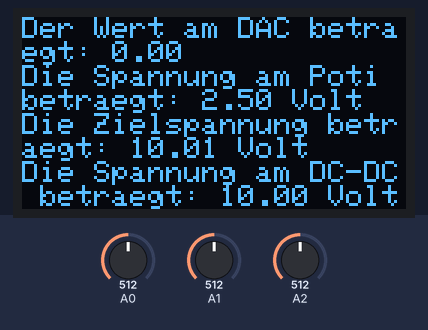
The sketch below on a simulated Arduino Uno, built with avr-gcc and run on an emulated ATmega328P. Parts: 128×64 one-colour display. The inputs (shaded band) are chosen by the test bench; at power-on: A2 = 512, A1 = 512, A0 = 512.

Above: at 1.2 s.
1.3 s: A2 set to 716
At 1.43 s:
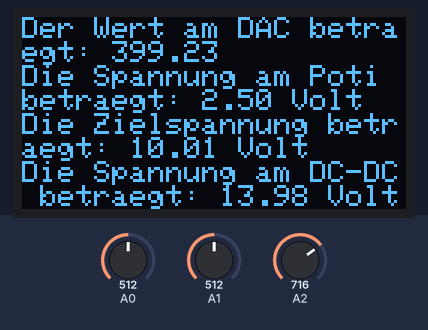
2.8 s: A1 set to 716
At 3.1 s:
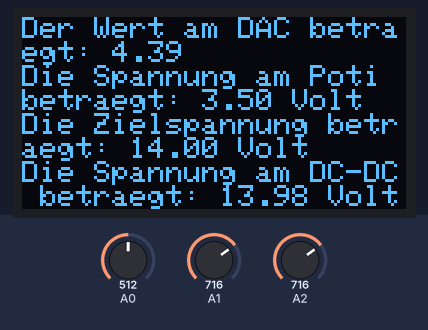
4.3 s: A1 set to 900
At 5.0 s:
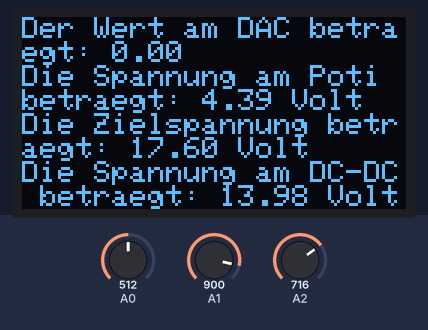
5.9 s: A2 set to 900
At 6.8 s:
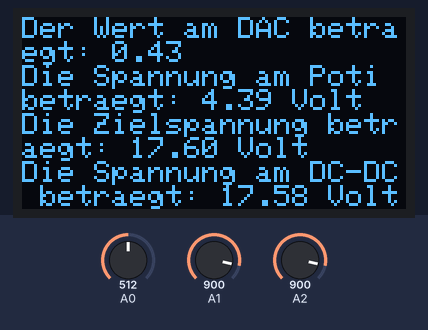
7.4 s: A1 set to 1023
At 8.7 s:
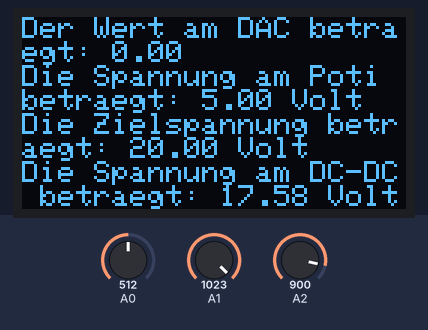
9.0 s: A2 set to 1023
At 10.5 s:
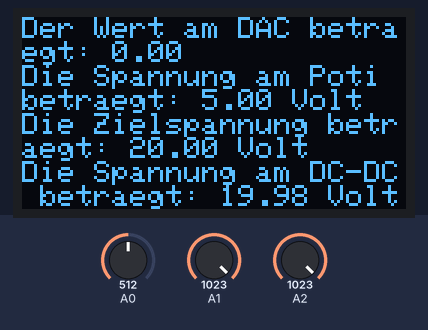
Timing chart, 0 to 11.5 s (numbered marks = the images above; inputs shaded):
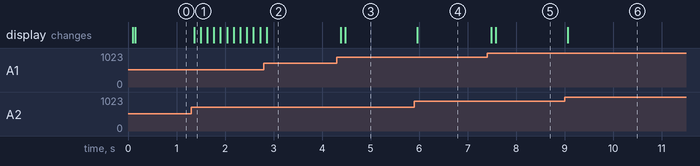

The sketch:

OLED_Display.ino
```cpp
#include <SPI.h>
#include <Wire.h>
#include <Adafruit_GFX.h>
#include <Adafruit_SSD1306.h>
#include <Adafruit_MCP4725.h>

#include <PID_v1.h>

Adafruit_MCP4725 MCP4725;

// Set this value to 9, 8, 7, 6 or 5 to adjust the resolution
#define DAC_RESOLUTION    (12)

#define SCREEN_WIDTH 128 // OLED display width, in pixels
#define SCREEN_HEIGHT 64 // OLED display height, in pixels

// Declaration for an SSD1306 display connected to I2C (SDA, SCL pins)
#define OLED_RESET     4 // Reset pin # (or -1 if sharing Arduino reset pin)
Adafruit_SSD1306 display(SCREEN_WIDTH, SCREEN_HEIGHT, &Wire, OLED_RESET);

double analogVoltageA0 = 0; //DAC
double analogVoltageA1 = 0; //Poti
double analogVoltageA2 = 0; //DC-DC Wandler
double analogVoltageA3 = 0; //
double Ziel_Spannung = 0;
double Spannung_Poti;
double Spannung_Referenz;
double Spannung_DCDC;
double Ziel_Spannung_DAC;
double Spannung_DCDC_Feedback;

double Kp = 100 , Ki = 1 , Kd = 0; //2/0.5/2
PID myPID(&Spannung_DCDC_Feedback, &Ziel_Spannung_DAC, &Spannung_Referenz, Kp, Ki, Kd, REVERSE);

void setup() {
  Wire.begin();
  // put your setup code here, to run once:
  // SSD1306_SWITCHCAPVCC = generate display voltage from 3.3V internally
  if (!display.begin(SSD1306_SWITCHCAPVCC, 0x3C)) { // Address 0x3C for 128x32
    Serial.println(F("SSD1306 allocation failed"));
    for (;;); // Don't proceed, loop forever
  }
  // Clear the buffer
  display.clearDisplay();
  display.display();

  MCP4725.begin(0x60);
  myPID.SetOutputLimits(0, 4095);
  myPID.SetMode(AUTOMATIC);

}

void loop() {
  // put your main code here, to run repeatedly:
  Display();
  display.display();
  DAC();

}

void DAC () {
  Spannung_Poti = analogRead(A1);
  Spannung_Referenz = Spannung_Poti * 20 / 1023;
  Spannung_DCDC = analogRead(A2);
  Spannung_DCDC_Feedback = Spannung_DCDC * 20 / 1023;
  /*if (Spannung_DCDC_Feedback < Spannung_Referenz && Ziel_Spannung_DAC > 0) {
    Ziel_Spannung_DAC = Ziel_Spannung_DAC - 1;
    }
    else if (Spannung_DCDC_Feedback > Spannung_Referenz && Ziel_Spannung_DAC < 4095) {
    Ziel_Spannung_DAC++;
    }
  */
  myPID.Compute();
  MCP4725.setVoltage(Ziel_Spannung_DAC, 0);
}


void Display() {
  display.clearDisplay();
  analogVoltageA0 = analogRead(A0);
  analogVoltageA0 = analogVoltageA0 / 204.8;
  analogVoltageA1 = analogRead(A1);
  analogVoltageA1 = analogVoltageA1 / 204.8;
  analogVoltageA2 = analogRead(A2);
  analogVoltageA2 = analogVoltageA2 / 204.8;
  display.setTextSize(1);      // Normal 1:1 pixel scale
  display.setTextColor(SSD1306_WHITE); // Draw white text
  display.setCursor(0, 0);     // Start at top-left corner
  display.cp437(true);         // Use full 256 char 'Code Page 437' font
  display.print("Der Wert am DAC betraegt: ");
  display.print(Ziel_Spannung_DAC);
  display.println("");
  display.print("Die Spannung am Poti betraegt: ");
  display.print(analogVoltageA1);
  display.println(" Volt");
  display.print("Die Zielspannung betraegt: ");
  display.print(Spannung_Referenz);
  display.println(" Volt");
  display.print("Die Spannung am DC-DC betraegt: ");
  display.print(analogVoltageA2 * 4);
  display.println(" Volt");
}
```

Measured:
- after the input at 1.3 s, the display: changes after 0.06 s (image 1)
- after the input at 4.3 s, the display: first changes after 0.09 s (image 3 shows a later state)
- after the input at 5.9 s, the display: changes after 0.06 s (image 4)
- after the input at 7.4 s, the display: first changes after 0.09 s (image 5 shows a later state)
- after the input at 9.0 s, the display: changes after 0.06 s (image 6)
